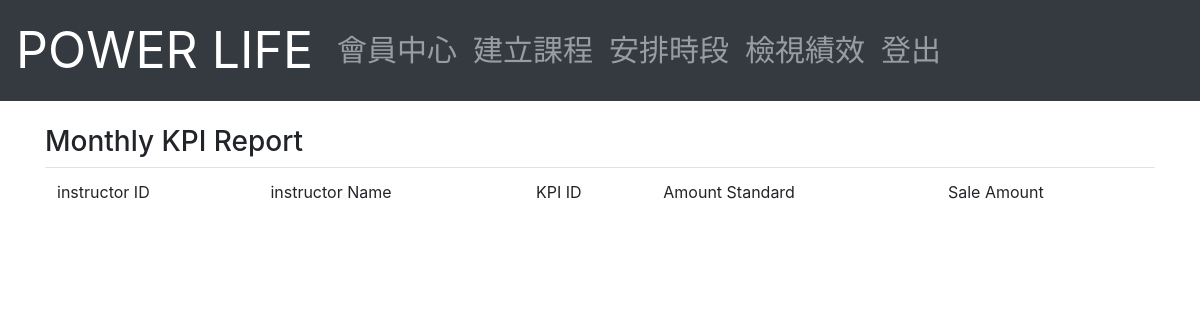
The app's page /Instructor/MonthlyKPI.php, older data.
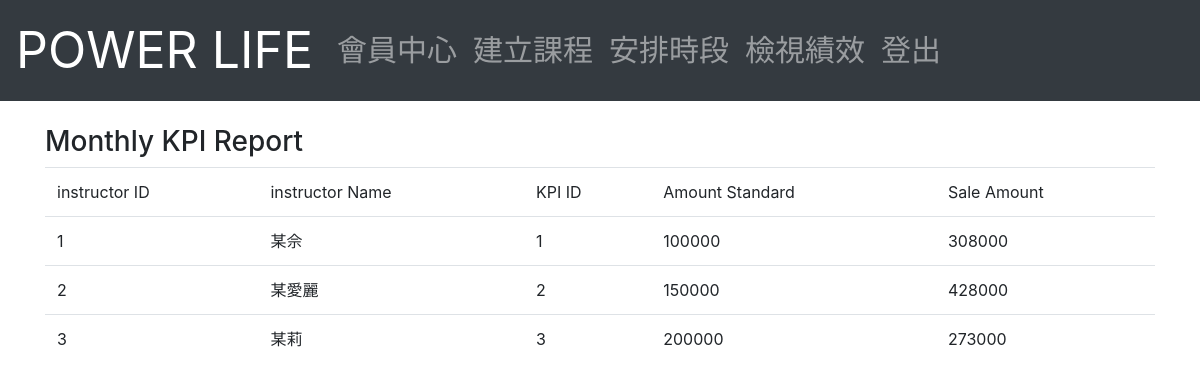
The same page, newer data.
### tables this page shows
CREATE TABLE `instructor` (
  `I_ID` int(6) NOT NULL,
  `I_Expertise` varchar(200) DEFAULT NULL,
  `I_Name` varchar(30) NOT NULL,
  `I_Email` varchar(100) NOT NULL,
  `I_Address` varchar(120) NOT NULL,
  `I_Age` int(3) NOT NULL,
  `I_Phone` varchar(15) NOT NULL,
  `I_Gender` enum('M','F','Other') NOT NULL,
  `I_Password` varchar(40) NOT NULL,
  `KPI_ID` int(6) NOT NULL
);

### Instructor/MonthlyKPI.php (the view, shortened to what this page needs)
<?php
require_once('database.php');
?>
<!DOCTYPE html>
<html>
<head>
    <link rel="stylesheet" href="https://stackpath.bootstrapcdn.com/bootstrap/4.1.3/css/bootstrap.min.css">
</head>
<body>
	<?php echo file_get_contents('../navbar_I.html'); ?>
<br>
<div class="container">
	<h3>Monthly KPI Report</h3>
</div>
<div class="container">
	<table class="table table-hover" cellpadding="2" cellspacing="2">
		<thead>
			<tr>
				<td>instructor ID</td>
				<td>instructor Name</td>
				<td>KPI ID</td>
				<td>Amount Standard</td>
				<td>Sale Amount</td>
			</tr>
    	</thead>
		<tbody>
		<?php
		$result = mysqli_query($mysqli, "SELECT * FROM `Monthly_KPI_Report`;
			");
		while($query_data = mysqli_fetch_row($result)) {
		  echo "<tr>";
		  echo "<td>",$query_data[0], "</td>",
			   "<td>",$query_data[1], "</td>",
			   "<td>",$query_data[2], "</td>",
			   "<td>",$query_data[3], "</td>",
			   "<td>",$query_data[4], "</td>";
		  echo "</tr>";
		}
		?>
	  	</tbody>
	</table>
</div>
</body>
</html>

Row changes from the older to the newer data that the page shows:
now on this page (row edited): instructor: I_ID "1", I_Name "某佘", KPI_ID "1", query_data "100000", query_data "308000"
now on this page (row edited): instructor: I_ID "2", I_Name "某愛麗", KPI_ID "2", query_data "150000", query_data "428000"
added instructor: I_ID "3", I_Name "某莉", KPI_ID "3", query_data "200000", query_data "273000"
